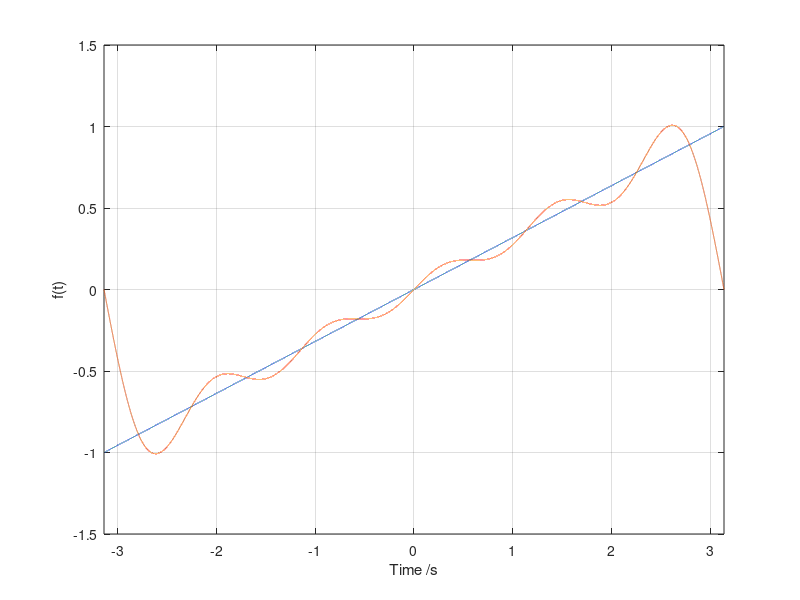

Here is the MATLAB script that generated this plot:
T = 2*pi;                   %period of function
t = (-T/2:0.0001:T/2);      %setting up time domain
y = 2*t/T; 
f = 0;
for n=1:5                   %developing the fourier series
 f = f + ((-2*(-1)^n/(n*pi)))*sin(n*2*pi/T*t);
end
figure(2);
plot(t,y);                   %plotting the line
grid on;
hold on;
plot(t,f);                   %plotting the fourier series
xlim([-pi,pi]);              %boundary of plot
xlabel("Time /s");           %labeling the axis
ylabel("f(t)");
grid on;
hold on;
